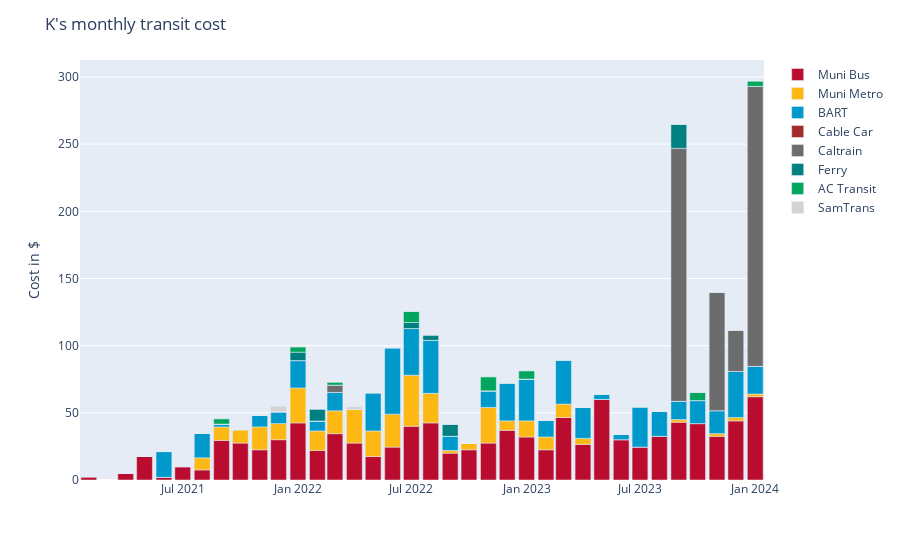

Notebook cell for this chart:
### Code cell
pivot_month_cost.index = pd.to_datetime(pivot_month_cost.index)
cost_chart = px.bar(pivot_month_cost,
                    color_discrete_map=COLOR_MAP,
                    )

cost_chart.update_layout(
    title_text="K's monthly transit cost",
    xaxis_title='',
    yaxis_title='Cost in $',
    legend_title='',
    bargap=0.1)

cost_chart.update_traces(hovertemplate= '<b>%{x|%B %Y}</b>: $%{y}')
